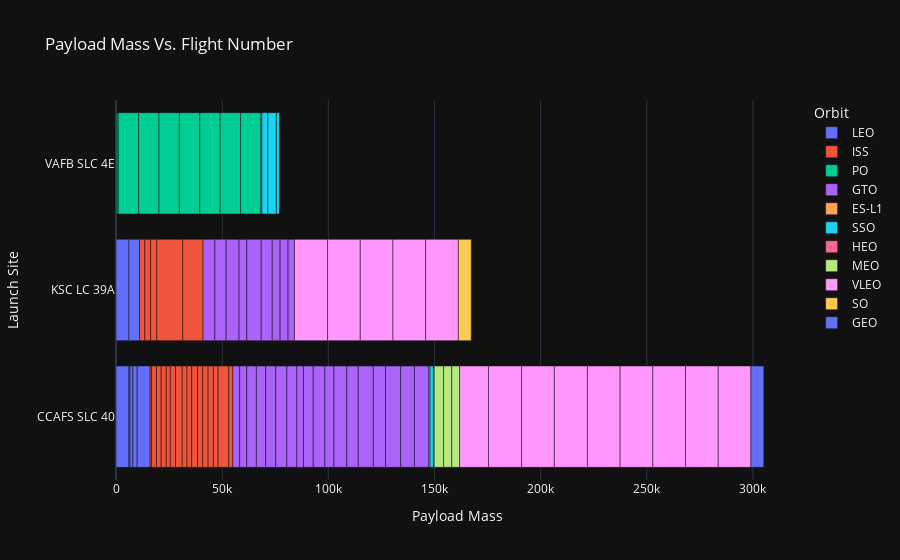

Write notebook code for a chart like this one.
### Markdown cell above
We also want to observe if there is any relationship between launch sites and their payload mass.

### Code cell
# Plot a scatter point chart with x axis to be Pay Load Mass (kg) and y axis to be the launch site, and hue to be the class value

fig = px.bar(
    df, x="PayloadMass", y="LaunchSite", color="Orbit", title="Payload Mass Vs. Flight Number",
    labels={
                     "PayloadMass": "Payload Mass",
                     "LaunchSite": "Launch Site",
                     "BoosterVersion": "Booster Version"
                 },
    hover_data=['PayloadMass', 'FlightNumber', 'BoosterVersion'],
    template='plotly_dark'
)

fig.show()

### Figure 1 — Plotly figure (JSON) as saved in the notebook; plotly's stock layout.template omitted (floating-point values rounded to 4 significant figures)
{"data": [{"alignmentgroup": "True", "customdata": [[1, "Falcon 9"], [2, "Falcon 9"], [8, "Falcon 9"], [17, "Falcon 9"], [30, "Falcon 9"], [38, "Falcon 9"], [44, "Falcon 9"]], "hovertemplate": "Orbit=LEO<br>Payload Mass=%{x}<br>Launch Site=%{y}<br>FlightNumber=%{customdata[0]}<br>Booster Version=%{customdata[1]}<extra></extra>", "legendgroup": "LEO", "marker": {"color": "#636efa", "pattern": {"shape": ""}}, "name": "LEO", "offsetgroup": "LEO", "orientation": "h", "showlegend": true, "textposition": "auto", "type": "bar", "x": [6105.0, 525, 1316, 2034, 6105.0, 4990, 6105.0], "xaxis": "x", "y": ["CCAFS SLC 40", "CCAFS SLC 40", "CCAFS SLC 40", "CCAFS SLC 40", "KSC LC 39A", "KSC LC 39A", "CCAFS SLC 40"], "yaxis": "y"}, {"alignmentgroup": "True", "customdata": [[3, "Falcon 9"], [7, "Falcon 9"], [11, "Falcon 9"], [12, "Falcon 9"], [14, "Falcon 9"], [16, "Falcon 9"], [20, "Falcon 9"], [23, "Falcon 9"], [27, "Falcon 9"], [32, "Falcon 9"], [36, "Falcon 9"], [42, "Falcon 9"], [48, "Falcon 9"], [52, "Falcon 9"], [60, "Falcon 9"], [63, "Falcon 9"], [64, "Falcon 9"], [67, "Falcon 9"], [70, "Falcon 9"], [76, "Falcon 9"], [79, "Falcon 9"]], "hovertemplate": "Orbit=ISS<br>Payload Mass=%{x}<br>Launch Site=%{y}<br>FlightNumber=%{customdata[0]}<br>Booster Version=%{customdata[1]}<extra></extra>", "legendgroup": "ISS", "marker": {"color": "#EF553B", "pattern": {"shape": ""}}, "name": "ISS", "offsetgroup": "ISS", "orientation": "h", "showlegend": true, "textposition": "auto", "type": "bar", "x": [677, 2296, 2216, 2395, 1898, 2477, 3136, 2257, 2490, 2708, 2910, 2205, 2760, 2410, 2573, 12259, 2482, 2228.0, 5000, 1977, 9525], "xaxis": "x", "y": ["CCAFS SLC 40", "CCAFS SLC 40", "CCAFS SLC 40", "CCAFS SLC 40", "CCAFS SLC 40", "CCAFS SLC 40", "CCAFS SLC 40", "CCAFS SLC 40", "KSC LC 39A", "KSC LC 39A", "KSC LC 39A", "CCAFS SLC 40", "CCAFS SLC 40", "CCAFS SLC 40", "CCAFS SLC 40", "KSC LC 39A", "CCAFS SLC 40", "CCAFS SLC 40", "CCAFS SLC 40", "CCAFS SLC 40", "KSC LC 39A"], "yaxis": "y"}, {"alignmentgroup": "True", "customdata": [[4, "Falcon 9"], [18, "Falcon 9"], [26, "Falcon 9"], [34, "Falcon 9"], [39, "Falcon 9"], [43, "Falcon 9"], [47, "Falcon 9"], [54, "Falcon 9"], [62, "Falcon 9"]], "hovertemplate": "Orbit=PO<br>Payload Mass=%{x}<br>Launch Site=%{y}<br>FlightNumber=%{customdata[0]}<br>Booster Version=%{customdata[1]}<extra></extra>", "legendgroup": "PO", "marker": {"color": "#00cc96", "pattern": {"shape": ""}}, "name": "PO", "offsetgroup": "PO", "orientation": "h", "showlegend": true, "textposition": "auto", "type": "bar", "x": [500, 553, 9600, 9600, 9600, 9600, 9600, 9600, 9600], "xaxis": "x", "y": ["VAFB SLC 4E", "VAFB SLC 4E", "VAFB SLC 4E", "VAFB SLC 4E", "VAFB SLC 4E", "VAFB SLC 4E", "VAFB SLC 4E", "VAFB SLC 4E", "VAFB SLC 4E"], "yaxis": "y"}, {"alignmentgroup": "True", "customdata": [[5, "Falcon 9"], [6, "Falcon 9"], [9, "Falcon 9"], [10, "Falcon 9"], [15, "Falcon 9"], [19, "Falcon 9"], [21, "Falcon 9"], [22, "Falcon 9"], [24, "Falcon 9"], [25, "Falcon 9"], [28, "Falcon 9"], [29, "Falcon 9"], [31, "Falcon 9"], [33, "Falcon 9"], [35, "Falcon 9"], [40, "Falcon 9"], [41, "Falcon 9"], [45, "Falcon 9"], [46, "Falcon 9"], [50, "Falcon 9"], [51, "Falcon 9"], [53, "Falcon 9"], [55, "Falcon 9"], [56, "Falcon 9"], [58, "Falcon 9"], [68, "Falcon 9"], [71, "Falcon 9"]], "hovertemplate": "Orbit=GTO<br>Payload Mass=%{x}<br>Launch Site=%{y}<br>FlightNumber=%{customdata[0]}<br>Booster Version=%{customdata[1]}<extra></extra>", "legendgroup": "GTO", "marker": {"color": "#ab63fa", "pattern": {"shape": ""}}, "name": "GTO", "offsetgroup": "GTO", "orientation": "h", "showlegend": true, "textposition": "auto", "type": "bar", "x": [3170, 3325, 4535, 4428, 4707, 5271, 4696, 3100, 4600, 5500, 5600, 5300, 6070, 3669, 6761, 5200, 3700, 4230, 6092, 3750, 5384.0, 7076, 5800, 7060, 3000, 6500, 6800], "xaxis": "x", "y": ["CCAFS SLC 40", "CCAFS SLC 40", "CCAFS SLC 40", "CCAFS SLC 40", "CCAFS SLC 40", "CCAFS SLC 40", "CCAFS SLC 40", "CCAFS SLC 40", "CCAFS SLC 40", "CCAFS SLC 40", "KSC LC 39A", "KSC LC 39A", "KSC LC 39A", "KSC LC 39A", "KSC LC 39A", "KSC LC 39A", "KSC LC 39A", "CCAFS SLC 40", "CCAFS SLC 40", "KSC LC 39A", "CCAFS SLC 40", "CCAFS SLC 40", "CCAFS SLC 40", "CCAFS SLC 40", "KSC LC 39A", "CCAFS SLC 40", "CCAFS SLC 40"], "yaxis": "y"}, {"alignmentgroup": "True", "customdata": [[13, "Falcon 9"]], "hovertemplate": "Orbit=ES-L1<br>Payload Mass=%{x}<br>Launch Site=%{y}<br>FlightNumber=%{customdata[0]}<br>Booster Version=%{customdata[1]}<extra></extra>", "legendgroup": "ES-L1", "marker": {"color": "#FFA15A", "pattern": {"shape": ""}}, "name": "ES-L1", "offsetgroup": "ES-L1", "orientation": "h", "showlegend": true, "textposition": "auto", "type": "bar", "x": [570], "xaxis": "x", "y": ["CCAFS SLC 40"], "yaxis": "y"}, {"alignmentgroup": "True", "customdata": [[37, "Falcon 9"], [57, "Falcon 9"], [59, "Falcon 9"], [66, "Falcon 9"], [85, "Falcon 9"]], "hovertemplate": "Orbit=SSO<br>Payload Mass=%{x}<br>Launch Site=%{y}<br>FlightNumber=%{customdata[0]}<br>Booster Version=%{customdata[1]}<extra></extra>", "legendgroup": "SSO", "marker": {"color": "#19d3f3", "pattern": {"shape": ""}}, "name": "SSO", "offsetgroup": "SSO", "orientation": "h", "showlegend": true, "textposition": "auto", "type": "bar", "x": [475, 2800, 4000, 1425, 1600], "xaxis": "x", "y": ["VAFB SLC 4E", "VAFB SLC 4E", "VAFB SLC 4E", "VAFB SLC 4E", "CCAFS SLC 40"], "yaxis": "y"}, {"alignmentgroup": "True", "customdata": [[49, "Falcon 9"]], "hovertemplate": "Orbit=HEO<br>Payload Mass=%{x}<br>Launch Site=%{y}<br>FlightNumber=%{customdata[0]}<br>Booster Version=%{customdata[1]}<extra></extra>", "legendgroup": "HEO", "marker": {"color": "#FF6692", "pattern": {"shape": ""}}, "name": "HEO", "offsetgroup": "HEO", "orientation": "h", "showlegend": true, "textposition": "auto", "type": "bar", "x": [350], "xaxis": "x", "y": ["CCAFS SLC 40"], "yaxis": "y"}, {"alignmentgroup": "True", "customdata": [[61, "Falcon 9"], [82, "Falcon 9"], [90, "Falcon 9"]], "hovertemplate": "Orbit=MEO<br>Payload Mass=%{x}<br>Launch Site=%{y}<br>FlightNumber=%{customdata[0]}<br>Booster Version=%{customdata[1]}<extra></extra>", "legendgroup": "MEO", "marker": {"color": "#B6E880", "pattern": {"shape": ""}}, "name": "MEO", "offsetgroup": "MEO", "orientation": "h", "showlegend": true, "textposition": "auto", "type": "bar", "x": [4400, 3880, 3681], "xaxis": "x", "y": ["CCAFS SLC 40", "CCAFS SLC 40", "CCAFS SLC 40"], "yaxis": "y"}, {"alignmentgroup": "True", "customdata": [[65, "Falcon 9"], [69, "Falcon 9"], [72, "Falcon 9"], [74, "Falcon 9"], [75, "Falcon 9"], [77, "Falcon 9"], [78, "Falcon 9"], [80, "Falcon 9"], [81, "Falcon 9"], [84, "Falcon 9"], [86, "Falcon 9"], [87, "Falcon 9"], [88, "Falcon 9"], [89, "Falcon 9"]], "hovertemplate": "Orbit=VLEO<br>Payload Mass=%{x}<br>Launch Site=%{y}<br>FlightNumber=%{customdata[0]}<br>Booster Version=%{customdata[1]}<extra></extra>", "legendgroup": "VLEO", "marker": {"color": "#FF97FF", "pattern": {"shape": ""}}, "name": "VLEO", "offsetgroup": "VLEO", "orientation": "h", "showlegend": true, "textposition": "auto", "type": "bar", "x": [13620, 15600, 15400, 15600, 15400, 15600, 15400, 15400, 15400, 15400, 15400, 15400, 15400, 15400], "xaxis": "x", "y": ["CCAFS SLC 40", "CCAFS SLC 40", "CCAFS SLC 40", "CCAFS SLC 40", "CCAFS SLC 40", "KSC LC 39A", "KSC LC 39A", "CCAFS SLC 40", "CCAFS SLC 40", "CCAFS SLC 40", "KSC LC 39A", "KSC LC 39A", "KSC LC 39A", "CCAFS SLC 40"], "yaxis": "y"}, {"alignmentgroup": "True", "customdata": [[73, "Falcon 9"]], "hovertemplate": "Orbit=SO<br>Payload Mass=%{x}<br>Launch Site=%{y}<br>FlightNumber=%{customdata[0]}<br>Booster Version=%{customdata[1]}<extra></extra>", "legendgroup": "SO", "marker": {"color": "#FECB52", "pattern": {"shape": ""}}, "name": "SO", "offsetgroup": "SO", "orientation": "h", "showlegend": true, "textposition": "auto", "type": "bar", "x": [6105.0], "xaxis": "x", "y": ["KSC LC 39A"], "yaxis": "y"}, {"alignmentgroup": "True", "customdata": [[83, "Falcon 9"]], "hovertemplate": "Orbit=GEO<br>Payload Mass=%{x}<br>Launch Site=%{y}<br>FlightNumber=%{customdata[0]}<br>Booster Version=%{customdata[1]}<extra></extra>", "legendgroup": "GEO", "marker": {"color": "#636efa", "pattern": {"shape": ""}}, "name": "GEO", "offsetgroup": "GEO", "orientation": "h", "showlegend": true, "textposition": "auto", "type": "bar", "x": [6105.0], "xaxis": "x", "y": ["CCAFS SLC 40"], "yaxis": "y"}], "layout": {"barmode": "relative", "legend": {"title": {"text": "Orbit"}, "tracegroupgap": 0}, "title": {"text": "Payload Mass Vs. Flight Number"}, "xaxis": {"anchor": "y", "domain": [0, 1], "title": {"text": "Payload Mass"}}, "yaxis": {"anchor": "x", "domain": [0, 1], "title": {"text": "Launch Site"}}}}
